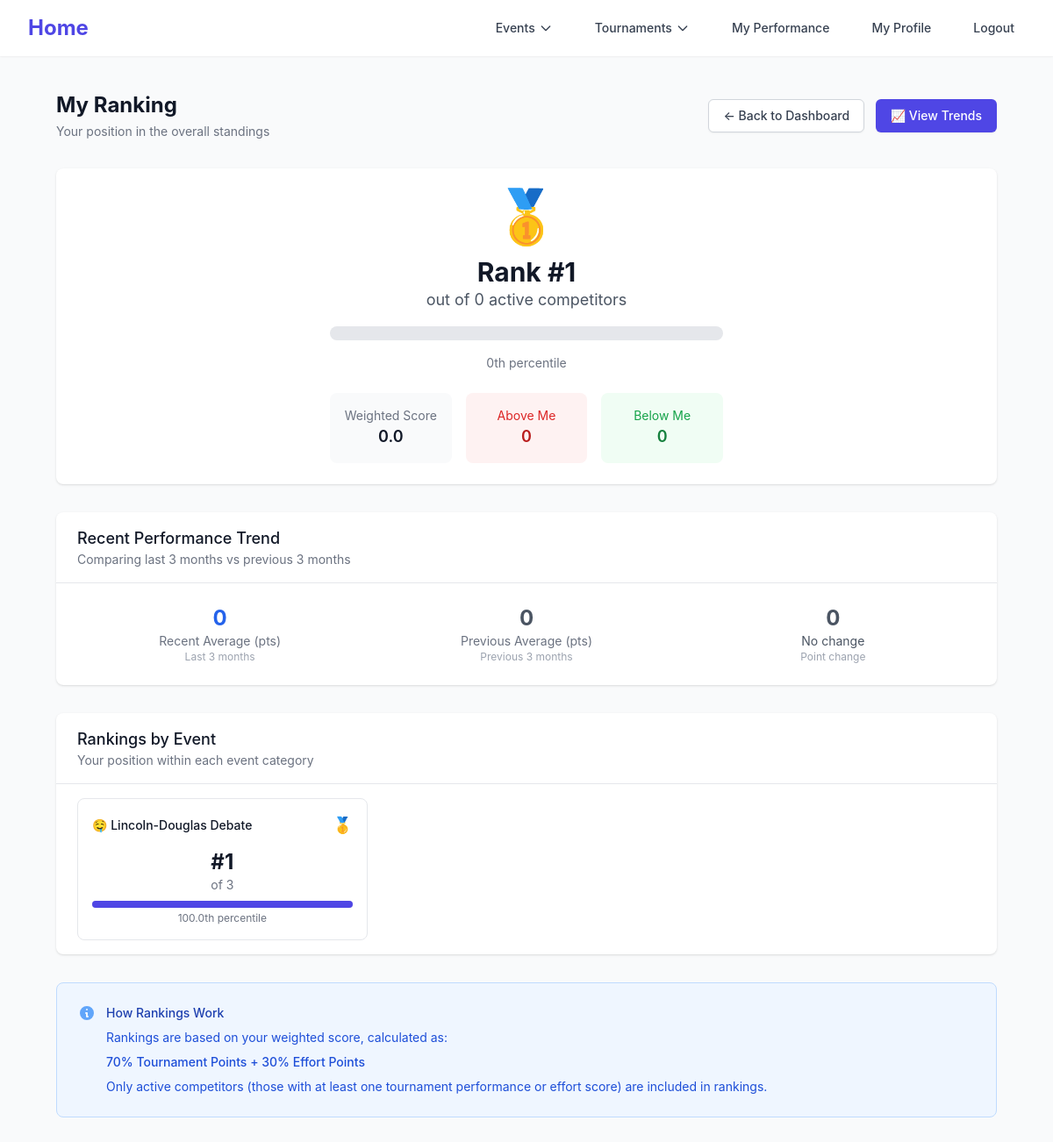
Page /metrics/my_ranking (signed in) on the committed database.
### mason_snd/models/events.py (models this page shows, shortened)
class Event(db.Model):
    id = db.Column(db.Integer, primary_key=True)
    event_name = db.Column(db.String)
    event_description = db.Column(db.String)
    event_emoji = db.Column(db.String)
    owner_id = db.Column(db.Integer, db.ForeignKey('user.id'))
    owner = db.relationship('User', foreign_keys=[owner_id], backref='event')
    event_type = db.Column(db.Integer) # 0 = speech, 1 = LD, 2 = PF
    is_partner_event = db.Column(db.Boolean, default=False) # True if event requires partners
    leaders = db.relationship('Event_Leader', back_populates='event')

### mason_snd/models/metrics.py (models this page shows)
class MetricsSettings(db.Model):
    id = db.Column(db.Integer, primary_key=True)
    effort_weight = db.Column(db.Float, default=0.3)
    tournament_weight = db.Column(db.Float, default=0.7)

### mason_snd/blueprints/metrics/metrics.py (the view, shortened to what this page needs)
@metrics_bp.route('/my_ranking')
def my_ranking():
    user_id = session.get('user_id')
    if not user_id:
        flash("Log in first!")
        return redirect(url_for('auth.login'))
    user = User.query.get_or_404(user_id)
    tournament_weight, effort_weight = get_point_weights()
    user_weighted_score = (user.tournament_points or 0) * tournament_weight + (user.effort_points or 0) * effort_weight
    users_with_tournament_points = db.session.query(User.id).join(Tournament_Performance).distinct().subquery()
    users_with_effort_points = db.session.query(User.id).join(Effort_Score, User.id == Effort_Score.user_id).distinct().subquery()
    all_active_users = User.query.filter(
        or_(
            User.id.in_(db.session.query(users_with_tournament_points.c.id)),
            User.id.in_(db.session.query(users_with_effort_points.c.id))
        )
    ).all()
    user_rank = 1
    total_active_users = len(all_active_users)
    users_above_me = 0
    users_below_me = 0
    percentile = round(((total_active_users - user_rank + 1) / total_active_users) * 100, 1) if total_active_users > 0 else 0
    from mason_snd.models.events import User_Event
    user_events = User_Event.query.filter_by(user_id=user_id, active=True).all()
    event_rankings = []
    for ue in user_events:
        event = ue.event
        event_user_ids = [ue.user_id for ue in User_Event.query.filter_by(event_id=event.id, active=True).all()]
        event_users = User.query.filter(User.id.in_(event_user_ids)).all()
        if len(event_users) > 1:  # Only show ranking if there are other users in the event
            event_rank = 1
            for other_user in event_users:
                other_weighted = (other_user.tournament_points or 0) * tournament_weight + (other_user.effort_points or 0) * effort_weight
                if other_weighted > user_weighted_score:
                    event_rank += 1
            event_percentile = round(((len(event_users) - event_rank + 1) / len(event_users)) * 100, 1)
            event_rankings.append({
                'event': event,
                'rank': event_rank,
                'total_in_event': len(event_users),
                'percentile': event_percentile
            })
    three_months_ago = datetime.now(EST) - timedelta(days=90)
    six_months_ago = datetime.now(EST) - timedelta(days=180)
    recent_performances = []
    older_performances = []
    recent_avg = sum(p.points or 0 for p in recent_performances) / len(recent_performances) if recent_performances else 0
    older_avg = sum(p.points or 0 for p in older_performances) / len(older_performances) if older_performances else 0
    performance_change = {
        'recent_avg': round(recent_avg, 2),
        'older_avg': round(older_avg, 2),
        'change': round(recent_avg - older_avg, 2) if older_avg > 0 else 0,
        'change_percent': round(((recent_avg - older_avg) / older_avg) * 100, 1) if older_avg > 0 else 0
    }
    ranking_data = {
        'rank': user_rank,
        'total_active_users': total_active_users,
        'percentile': percentile,
        'users_above_me': users_above_me,
        'users_below_me': users_below_me,
        'weighted_score': round(user_weighted_score, 2),
        'performance_change': performance_change
    }
    return render_template('metrics/user_ranking.html',
                         user=user,
                         ranking_data=ranking_data,
                         event_rankings=event_rankings,
                         settings=MetricsSettings.query.first())

### mason_snd/blueprints/metrics/metrics.py (called while the page is built)
def get_point_weights():
    settings = MetricsSettings.query.first()
    if not settings:
        settings = MetricsSettings()
        db.session.add(settings)
        db.session.commit()
    return settings.tournament_weight, settings.effort_weight

### mason_snd/models/auth.py (called while the page is built)
    @property
    def tournament_points(self):
        from mason_snd.models.tournaments import Tournament_Performance
        performances = Tournament_Performance.query.filter_by(user_id=self.id).all()
        return sum([p.points or 0 for p in performances])

    @property
    def effort_points(self):
        from mason_snd.models.events import Effort_Score
        scores = Effort_Score.query.filter_by(user_id=self.id).all()
        return sum([s.score or 0 for s in scores])

### mason_snd/templates/metrics/user_ranking.html (shortened to what this page needs)
{% extends "metrics/base.html" %}
{% block content %}
<div class="px-4 sm:px-6 lg:px-8">
    <div class="sm:flex sm:items-center mb-8">
        <div class="sm:flex-auto">
            <h1 class="text-2xl font-bold text-gray-900">My Ranking</h1>
            <p class="mt-1 text-sm text-gray-500">Your position in the overall standings</p>
        </div>
        <div class="mt-4 sm:mt-0 sm:ml-16 sm:flex-none space-x-2">
            <a href="{{ url_for('metrics.my_metrics') }}" class="inline-flex items-center justify-center rounded-md border border-gray-300 bg-white px-4 py-2 text-sm font-medium text-gray-700 shadow-sm hover:bg-gray-50">
                ← Back to Dashboard
            </a>
            <a href="{{ url_for('metrics.my_performance_trends') }}" class="inline-flex items-center justify-center rounded-md border border-transparent bg-[color:var(--color-primary-600)] px-4 py-2 text-sm font-medium text-white shadow-sm hover:bg-[color:var(--color-primary-700)]">
                📈 View Trends
            </a>
        </div>
    </div>
    <div class="bg-white shadow rounded-lg mb-8">
        <div class="px-6 py-6">
            <div class="text-center">
                <div class="text-6xl mb-4">
                    {% if ranking_data.rank == 1 %}🥇
                    {% elif ranking_data.rank == 2 %}🥈
                    {% elif ranking_data.rank == 3 %}🥉
                    {% else %}🏆
                    {% endif %}
                </div>
                <h2 class="text-3xl font-bold text-gray-900">Rank #{{ ranking_data.rank }}</h2>
                <p class="text-lg text-gray-600 mb-4">out of {{ ranking_data.total_active_users }} active competitors</p>
                <div class="bg-gray-200 rounded-full h-4 mb-4 max-w-md mx-auto">
                </div>
                <p class="text-sm text-gray-500">{{ ranking_data.percentile }}th percentile</p>
                <div class="mt-6 grid grid-cols-1 sm:grid-cols-3 gap-4 max-w-md mx-auto">
                    <div class="bg-gray-50 rounded-lg p-4">
                        <div class="text-sm text-gray-500">Weighted Score</div>
                        <div class="text-lg font-semibold text-gray-900">{{ ranking_data.weighted_score }}</div>
                    </div>
                    <div class="bg-red-50 rounded-lg p-4">
                        <div class="text-sm text-red-600">Above Me</div>
                        <div class="text-lg font-semibold text-red-700">{{ ranking_data.users_above_me }}</div>
                    </div>
                    <div class="bg-green-50 rounded-lg p-4">
                        <div class="text-sm text-green-600">Below Me</div>
                        <div class="text-lg font-semibold text-green-700">{{ ranking_data.users_below_me }}</div>
                    </div>
                </div>
            </div>
        </div>
    </div>
    {% if ranking_data.performance_change %}
    <div class="bg-white shadow rounded-lg mb-8">
        <div class="px-6 py-4 border-b border-gray-200">
            <h3 class="text-lg font-medium text-gray-900">Recent Performance Trend</h3>
            <p class="text-sm text-gray-500">Comparing last 3 months vs previous 3 months</p>
        </div>
        <div class="px-6 py-6">
            <div class="grid grid-cols-1 sm:grid-cols-3 gap-6">
                <div class="text-center">
                    <div class="text-2xl font-bold text-blue-600">{{ ranking_data.performance_change.recent_avg }}</div>
                    <div class="text-sm text-gray-500">Recent Average (pts)</div>
                    <div class="text-xs text-gray-400">Last 3 months</div>
                </div>
                <div class="text-center">
                    <div class="text-2xl font-bold text-gray-600">{{ ranking_data.performance_change.older_avg }}</div>
                    <div class="text-sm text-gray-500">Previous Average (pts)</div>
                    <div class="text-xs text-gray-400">Previous 3 months</div>
                </div>
                <div class="text-center">
                    {% if ranking_data.performance_change.change > 0 %}
                    <div class="text-2xl font-bold text-green-600">+{{ ranking_data.performance_change.change }}</div>
                    <div class="text-sm text-green-600">
                        <svg class="inline h-4 w-4 mr-1" fill="none" stroke="currentColor" viewBox="0 0 24 24">
                            <path stroke-linecap="round" stroke-linejoin="round" stroke-width="2" d="M13 7h8m0 0v8m0-8l-8 8-4-4-6 6"></path>
                        </svg>
                        +{{ ranking_data.performance_change.change_percent }}%
                    </div>
                    {% else %}
                    <div class="text-2xl font-bold text-gray-600">{{ ranking_data.performance_change.change }}</div>
                    <div class="text-sm text-gray-600">No change</div>
                    {% endif %}
                    <div class="text-xs text-gray-400">Point change</div>
                </div>
            </div>
        </div>
    </div>
    {% endif %}
    {% if event_rankings %}
    <div class="bg-white shadow rounded-lg mb-8">
        <div class="px-6 py-4 border-b border-gray-200">
            <h3 class="text-lg font-medium text-gray-900">Rankings by Event</h3>
            <p class="text-sm text-gray-500">Your position within each event category</p>
        </div>
        <div class="px-6 py-4">
            <div class="grid grid-cols-1 md:grid-cols-2 lg:grid-cols-3 gap-4">
                {% for event_ranking in event_rankings %}
                <div class="border border-gray-200 rounded-lg p-4">
                    <div class="flex items-center justify-between mb-3">
                        <h4 class="text-sm font-medium text-gray-900">
                            {{ event_ranking.event.event_emoji or '🎯' }} {{ event_ranking.event.event_name }}
                        </h4>
                        {% if event_ranking.rank == 1 %}
                        <span class="text-lg">🥇</span>
                        {% elif event_ranking.rank == 2 %}
                        <span class="text-lg">🥈</span>
                        {% elif event_ranking.rank == 3 %}
                        <span class="text-lg">🥉</span>
                        {% endif %}
                    </div>
                    <div class="text-center">
                        <div class="text-2xl font-bold text-gray-900">#{{ event_ranking.rank }}</div>
                        <div class="text-sm text-gray-500">of {{ event_ranking.total_in_event }}</div>
                        <div class="mt-2 bg-gray-200 rounded-full h-2">
                            <div class="bg-[color:var(--color-primary-600)] h-2 rounded-full" style="width: {{ event_ranking.percentile }}%"></div>
                        </div>
                        <div class="text-xs text-gray-500 mt-1">{{ event_ranking.percentile }}th percentile</div>
                    </div>
                </div>
                {% endfor %}
            </div>
        </div>
    </div>
    {% endif %}
    {% if settings %}
    <div class="bg-blue-50 border border-blue-200 rounded-lg p-6">
        <div class="flex">
            <div class="flex-shrink-0">
                <svg class="h-5 w-5 text-blue-400" xmlns="http://www.w3.org/2000/svg" viewBox="0 0 20 20" fill="currentColor">
                    <path fill-rule="evenodd" d="M18 10a8 8 0 11-16 0 8 8 0 0116 0zm-7-4a1 1 0 11-2 0 1 1 0 012 0zM9 9a1 1 0 000 2v3a1 1 0 001 1h1a1 1 0 100-2v-3a1 1 0 00-1-1H9z" clip-rule="evenodd" />
                </svg>
            </div>
            <div class="ml-3">
                <h3 class="text-sm font-medium text-blue-800">How Rankings Work</h3>
                <div class="mt-2 text-sm text-blue-700">
                    <p class="mb-2">Rankings are based on your weighted score, calculated as:</p>
                    <p class="font-medium">{{ (settings.tournament_weight * 100)|int }}% Tournament Points + {{ (settings.effort_weight * 100)|int }}% Effort Points</p>
                    <p class="mt-2">Only active competitors (those with at least one tournament performance or effort score) are included in rankings.</p>
                </div>
            </div>
        </div>
    </div>
    {% endif %}
</div>
{% endblock %}

### mason_snd/templates/metrics/base.html (style rules this page uses)
:root { --color-primary-50: #eef2ff; --color-primary-100: #e0e7ff; --color-primary-500: #6366f1; --color-primary-600: #4f46e5; --color-primary-700: #4338ca; }
body { font-family: 'Inter', sans-serif; }

### rows in the picture
Event: event "🤤", event.event_name "Lincoln-Douglas Debate"
MetricsSettings: (settings.tournament_weight*100)|int "70", (settings.effort_weight*100)|int "30"

### other values in the picture
{{ ranking_data.rank }} "1"
{{ ranking_data.total_active_users }} "0"
{{ ranking_data.percentile }} "0"
{{ ranking_data.weighted_score }} "0.0"
{{ ranking_data.users_above_me }} "0"
{{ ranking_data.users_below_me }} "0"
{{ ranking_data.performance_change.recent_avg }} "0"
{{ ranking_data.performance_change.older_avg }} "0"
{{ ranking_data.performance_change.change }} "0"
{{ event_ranking.rank }} "1"
{{ event_ranking.total_in_event }} "3"
{{ event_ranking.percentile }} "100.0"
